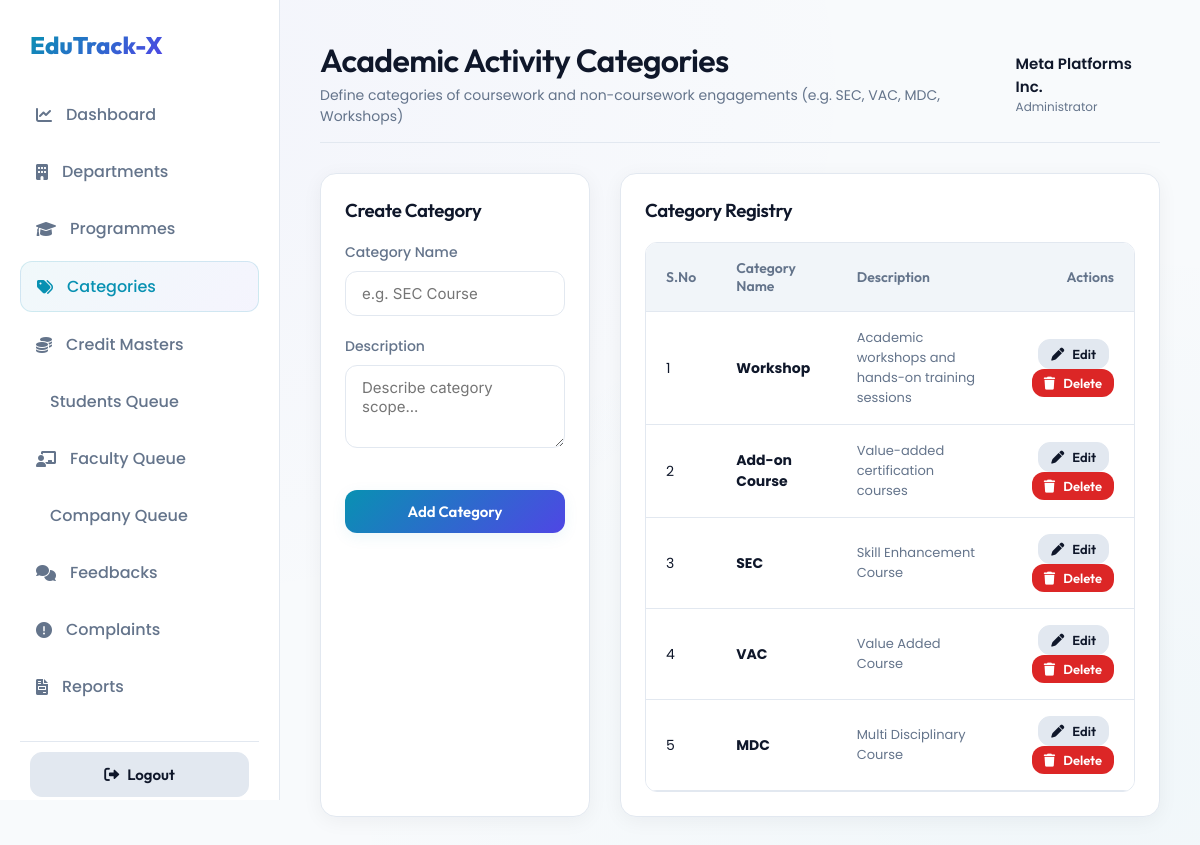
The page /Administrator/ActivityCategory/ (signed in) on the database its author committed.
### Administrator/models.py (models this page shows)
class tbl_activitycategory(models.Model):
    activitycategory_id = models.AutoField(primary_key=True)
    activitycategory_name = models.CharField(max_length=100)
    activitycategory_description = models.TextField()
    activitycategory_status = models.IntegerField(default=1) # 1 = Active, 0 = Inactive

### Administrator/views.py (the view, shortened to what this page needs)
# urls.py: path('ActivityCategory/', views.ActivityCategory, name='ActivityCategory'),
def ActivityCategory(request):
    if 'aid' not in request.session:
        return redirect('Guest:Login')
    categories = tbl_activitycategory.objects.all()
    return render(request, 'Administrator/ActivityCategory.html', {'categories': categories})

### Administrator/Templates/Administrator/ActivityCategory.html (shortened to what this page needs)
{% extends 'Administrator/AdminBase.html' %}
{% block header_title %}Academic Activity Categories{% endblock %}
{% block header_subtitle %}Define categories of coursework and non-coursework engagements (e.g. SEC, VAC, MDC, Workshops) {% endblock %}
{% block active_cat %}active{% endblock %}
{% block content %}
<div style="display: grid; grid-template-columns: 1fr 2fr; gap: 30px;">
    <div class="glass-card">
        <h3>{% if editdata %}Edit Category{% else %}Create Category{% endif %}</h3>
        <form action="" method="post" style="margin-top: 20px;">
            <div class="form-group">
                <label class="form-label" for="txt_name">Category Name</label>
                <input class="form-control" type="text" name="txt_name" id="txt_name" required value="{{ editdata.activitycategory_name }}" placeholder="e.g. SEC Course">
            </div>
            <div class="form-group">
                <label class="form-label" for="txt_desc">Description</label>
                <textarea class="form-control" name="txt_desc" id="txt_desc" rows="3" required placeholder="Describe category scope...">{{ editdata.activitycategory_description }}</textarea>
            </div>
            <button type="submit" class="btn btn-primary" style="width: 100%; margin-top: 15px;">
                {% if editdata %}Save Changes{% else %}Add Category{% endif %}
            </button>
        </form>
    </div>
    <div class="glass-card">
        <h3>Category Registry</h3>
        {% if categories %}
        <div class="custom-table-container">
            <table class="custom-table">
                <thead>
                    <tr>
                        <th>S.No</th>
                        <th>Category Name</th>
                        <th>Description</th>
                        <th style="text-align: right;">Actions</th>
                    </tr>
                </thead>
                <tbody>
                    {% for c in categories %}
                    <tr>
                        <td>{{ forloop.counter }}</td>
                        <td><strong>{{ c.activitycategory_name }}</strong></td>
                        <td style="color: var(--text-muted); font-size: 13px; max-width: 300px;">{{ c.activitycategory_description }}</td>
                        <td style="text-align: right;">
                            <a href="{% url 'Administrator:edit_activitycategory' c.activitycategory_id %}" class="btn btn-secondary" style="padding: 6px 12px; font-size: 13px; margin-right: 5px;">
                                <i class="fa-solid fa-pen"></i> Edit
                            </a>
                            <a href="{% url 'Administrator:del_activitycategory' c.activitycategory_id %}" onclick="return confirm('Are you sure you want to delete this category?')" class="btn btn-danger" style="padding: 6px 12px; font-size: 13px;">
                                <i class="fa-solid fa-trash"></i> Delete
                            </a>
                        </td>
                    </tr>
                    {% endfor %}
                </tbody>
            </table>
        </div>
        {% else %}
        <p style="color: var(--text-muted); text-align: center; margin-top: 30px;">No activity categories registered in the system.</p>
        {% endif %}
    </div>
</div>
{% endblock %}

### static/css/style.css (style rules this page uses)
:root { --bg-dark: #f8fafc; --bg-surface: #ffffff; --border-color: #e2e8f0; --primary: #0891b2; --primary-glow: rgba(8, 145, 178, 0.08); --secondary: #4f46e5; --secondary-glow: rgba(79, 70, 229, 0.08); --accent: #9333ea; --success: #059669; --success-glow: rgba(5, 150, 105, 0.08); --warning: #d97706; --danger: #dc2626; --text-main: #0f172a; --text-muted: #64748b; --font-outfit: 'Outfit', sans-serif; --font-inter: 'Inter', sans-serif; --font-poppins: 'Poppins', sans-serif; --transition-smooth: all 0.3s cubic-bezier(0.4, 0, 0.2, 1); }
* { box-sizing: border-box; margin: 0; padding: 0; }
body { background-color: var(--bg-dark); background-image: radial-gradient(at 10% 10%, rgba(79, 70, 229, 0.03) 0px, transparent 50%), radial-gradient(at 90% 90%, rgba(8, 145, 178, 0.03) 0px, transparent 50%); background-attachment: fixed; color: var(--text-main); font-family: var(--font-poppins); min-height: 100vh; display: flex; flex-direction: column; overflow-x: hidden; }
h1, h2, h3, h4, h5, h6 { font-family: var(--font-outfit); font-weight: 600; color: var(--text-main); letter-spacing: -0.02em; }
a { color: var(--primary); text-decoration: none; transition: var(--transition-smooth); }
.glass-card { background: var(--bg-surface); border: 1px solid var(--border-color); border-radius: 16px; padding: 24px; box-shadow: 0 4px 20px 0 rgba(15, 23, 42, 0.05); transition: var(--transition-smooth); }
.form-group { margin-bottom: 20px; }
.form-label { display: block; font-size: 14px; font-weight: 500; color: var(--text-muted); margin-bottom: 8px; }
.form-control, select, textarea { width: 100%; padding: 12px 16px; background: #ffffff; border: 1px solid var(--border-color); border-radius: 12px; color: var(--text-main); font-family: var(--font-inter); font-size: 15px; transition: var(--transition-smooth); }
.btn { display: inline-flex; align-items: center; justify-content: center; gap: 8px; padding: 12px 24px; border-radius: 12px; font-family: var(--font-outfit); font-size: 15px; font-weight: 600; cursor: pointer; transition: var(--transition-smooth); border: none; }
.btn-primary { background: linear-gradient(135deg, var(--primary) 0%, var(--secondary) 100%); color: #ffffff; box-shadow: 0 4px 15px var(--primary-glow); }
.btn-secondary { background: #e2e8f0; color: var(--text-main); border: 1px solid var(--border-color); }
.btn-danger { background: var(--danger); color: #ffffff; }
.custom-table-container { width: 100%; overflow-x: auto; border-radius: 12px; border: 1px solid var(--border-color); margin-top: 20px; }
.custom-table { width: 100%; border-collapse: collapse; text-align: left; background: #ffffff; }
.custom-table th { background: #f1f5f9; padding: 16px 20px; font-family: var(--font-outfit); font-size: 14px; font-weight: 600; color: var(--text-muted); border-bottom: 1px solid var(--border-color); }
.custom-table td { padding: 16px 20px; font-size: 14px; border-bottom: 1px solid var(--border-color); color: var(--text-main); vertical-align: middle; }

### rows shown on the page
tbl_activitycategory: activitycategory_name "Workshop", activitycategory_description "Academic workshops and hands-on training sessions"
tbl_activitycategory: activitycategory_name "Add-on Course", activitycategory_description "Value-added certification courses"
tbl_activitycategory: activitycategory_name "SEC", activitycategory_description "Skill Enhancement Course"
tbl_activitycategory: activitycategory_name "VAC", activitycategory_description "Value Added Course"
tbl_activitycategory: activitycategory_name "MDC", activitycategory_description "Multi Disciplinary Course"

### other values the page prints
{{ request.session.name }} "Meta Platforms Inc."
